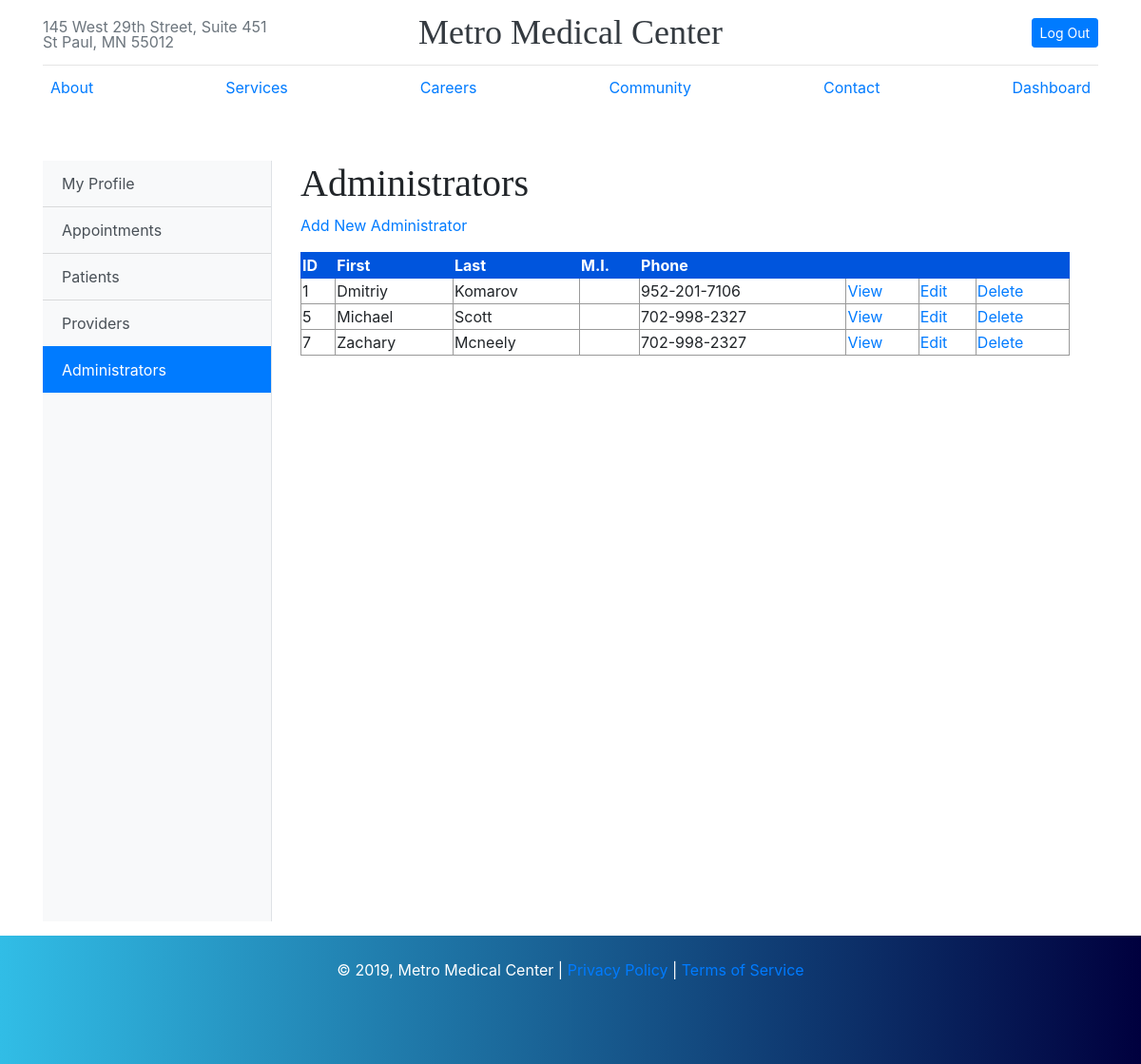
The page /metromed/public/administrator/patients/show_administrators.php (signed in) on the database its author committed.
### tables this page shows
CREATE TABLE user_info (
    user_id int NOT NULL AUTO_INCREMENT ,
    f_name varchar(50) NOT NULL,
    l_name varchar(50) NOT NULL,
    m_name varchar(50),
    address varchar(255) NOT NULL,
    city varchar(50) NOT NULL,
    state varchar(50) NOT NULL,
    zip varchar(50) NOT NULL,
    phone_number bigint NOT NULL,
    dob DATE NOT NULL,
    ins_id int DEFAULT NULL,
    policy_number varchar(50) DEFAULT NULL,
    PRIMARY KEY (user_id),
    FOREIGN KEY (ins_id) REFERENCES insurance(ins_id)
);

### metromed/private/functions.php (called while the page is built, shortened)
<?php
function url_for($script_path) {
  if($script_path[0] != '/') {
    $script_path = "/" . $script_path;
  }
  return WWW_ROOT . $script_path;
}
function u($string="") {
  return urlencode($string);
}
function h($string="") {
  return htmlspecialchars($string);
}
function phone_number_format($number) {
  $number = preg_replace("/[^\d]/","",$number);
  $length = strlen($number);
 if($length == 10) {
  $number = preg_replace("/^1?(\d{3})(\d{3})(\d{4})$/", "$1-$2-$3", $number);
 }
  return $number;
}
?>

### metromed/private/query_functions.php (called while the page is built, shortened)
<?php
  function find_all_administrators() {
    global $db;
    $sql = "SELECT i.* FROM user_info i INNER JOIN user u ON i.user_id = u.user_id ";
    $sql .= "WHERE u.role='3' ";
    $sql .= "ORDER BY i.user_id ASC";
    $sql .= ";";
    $result = mysqli_query($db, $sql);
    return $result;
  }
?>

### metromed/public/administrator/patients/show_administrators.php (the view, shortened to what this page needs)
<?php
include(SHARED_PATH . '/metromed_header.php');
  $patient_set = find_all_administrators();
?>
<div class="d-flex pt-5" id="wrapper">
  <div class="bg-light border-right" id="sidebar-left">
    <div class="list-group list-group-flush">
      <a href="<?php echo url_for('userprofile/index.php') ?>" class="list-group-item list-group-item-action bg-light">My Profile</a>
      <a href="<?php echo url_for('userprofile/appointment.php') ?>" class="list-group-item list-group-item-action bg-light">Appointments</a>
      <?php
        if ($_SESSION['role'] == "3") {
          echo '<a href="';
          echo url_for('administrator/patients/show_patients.php');
          echo '"';
          echo 'class="list-group-item list-group-item-action bg-light">Patients</a>';
        }
      ?>
      <?php
        if ($_SESSION['role'] == "3") {
          echo '<a href="';
          echo url_for('administrator/patients/show_providers.php');
          echo '"';
          echo 'class="list-group-item list-group-item-action bg-light">Providers</a>';
        }
      ?>
      <?php
        if ($_SESSION['role'] == "3") {
          echo '<a href="';
          echo url_for('administrator/patients/show_administrators.php');
          echo '"';
          echo 'class="list-group-item list-group-item-action active">Administrators</a>';
        }
      ?>
    </div>
  </div>
  <div id="content">
    <div class="subjects listing">
      <h1>Administrators</h1>
      <div class="actions">
        <a class="actions" href="<?php echo url_for('/administrator/patients/new.php'); ?>">Add New Administrator</a>
      </div>
    	<table class="list">
    	  <tr>
          <th>ID</th>
          <th>First</th>
          <th>Last</th>
    	    <th>M.I.</th>
          <th>Phone</th>
    	    <th>&nbsp;</th>
    	    <th>&nbsp;</th>
          <th>&nbsp;</th>
    	  </tr>
        <?php while($patient = mysqli_fetch_assoc($patient_set)) { ?>
          <tr>
            <td><?php echo h($patient['user_id']); ?></td>
            <td><?php echo ucfirst(h($patient['f_name'])); ?></td>
            <td><?php echo ucfirst(h($patient['l_name'])); ?></td>
      	    <td><?php echo ucfirst(h($patient['m_name'])); ?></td>
            <td><?php echo phone_number_format(h($patient['phone_number'])); ?></td>
            <td><a class="action" href="<?php echo url_for('/administrator/patients/view.php?user_id=' . h(u($patient['user_id']))); ?>">View</a></td>
            <td><a class="action" href="<?php echo url_for('/administrator/patients/edit.php?user_id=' . h(u($patient['user_id']))); ?>">Edit</a></td>
            <td><a class="action" href="<?php echo url_for('/administrator/patients/remove.php?user_id=' . h(u($patient['user_id']))); ?>">Delete</a></td>
      	  </tr>
        <?php } ?>
    	</table>
    </div>
  </div>
</div>
<?php include(SHARED_PATH . '/metromed_footer.php'); ?>

### metromed/public/assets/css/metromed.css (style rules this page uses)
body { min-height: 100vh; position: relative; margin: 0; padding-bottom: 150px; }
h1, h2, h3, h4, h5, h6 { font-family: "Playfair Display", Georgia, "Times New Roman", serif; }
#sidebar-left { min-height: 100vh; margin-left: -15rem; -webkit-transition: margin .25s ease-out; -moz-transition: margin .25s ease-out; -o-transition: margin .25s ease-out; transition: margin .25s ease-out; }
#sidebar-left .list-group { width: 15rem; }
@media (min-width: 768px) { #sidebar-left { margin-left: 0; } }
#content { width: 920px; min-height: 500px; padding: 0 30px; }
.actions { margin-bottom: 1em; }
table { border-collapse: collapse; vertical-align: top; }
table.list { width: 100%; }
table.list tr td { border: 1px solid #999999; }
table.list tr th { border: 1px solid #0055DD; background: #0055DD; color: white; text-align: left; }

### rows shown on the page
user_info: user_id "1", f_name "Dmitriy", l_name "Komarov", phone_number "952-201-7106"
user_info: user_id "5", f_name "Michael", l_name "Scott", phone_number "702-998-2327"
user_info: user_id "7", f_name "Zachary", l_name "Mcneely", phone_number "702-998-2327"

### other values the page prints
Date('Y') "2019"
